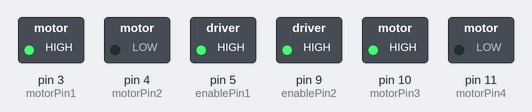
Recording of a sketch running on a simulated Arduino Uno, built with avr-gcc and run on an emulated ATmega328P. Shown: switched loads named in the sketch (green lamp = pin HIGH). What the sketch prints to the serial monitor is not drawn.

Above: at 0.1 s.
Timing chart, 0 to 1.6 s (numbered marks = the images above):
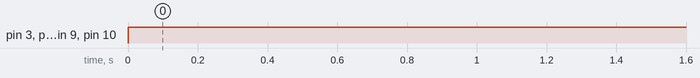

Measured:
- by itself, pin 3 (motorPin1), pin 5 (enablePin1), pin 9 (enablePin2), pin 10 (motorPin3): LOW → HIGH at 0.00 s

The sketch:

EncodedMotorForwardMove.ino
```cpp
// Motor1 control pins
const int motorPin1 = 3; // IN1 on L293D
const int motorPin2 = 4; // IN2 on L293D
const int enablePin1 = 5; // EN1 on L293D
// Motor2 control pins
const int motorPin3 = 10; // IN3 on L293D
const int motorPin4 = 11; // IN4 on L293D
const int enablePin2 = 9; // EN2 on L293D

// Encoder pins
const int motor1_encoderA = 6;
const int motor1_encoderB = 2;
const int motor2_encoderA = 8;
const int motor2_encoderB = 12;

// Encoder counts
volatile long motor1_position = 0;
volatile long motor2_position = 0;

// For counting time increments
enum {stop, moveForward, moveRight, moveLeft, moveBackward};
unsigned char roboState;

void setup() {
  // Set motor1 control pins as outputs
  pinMode(motorPin1, OUTPUT);
  pinMode(motorPin2, OUTPUT);
  pinMode(enablePin1, OUTPUT);

  // Set motor2 control pins as outputs
  pinMode(motorPin3, OUTPUT);
  pinMode(motorPin4, OUTPUT);
  pinMode(enablePin2, OUTPUT);

  // Encoder pins as inputs
  pinMode(motor1_encoderA, INPUT);
  pinMode(motor1_encoderB, INPUT);
  pinMode(motor2_encoderA, INPUT);
  pinMode(motor2_encoderB, INPUT);

  // Attach interrupts for encoders
  attachInterrupt(digitalPinToInterrupt(motor1_encoderA), updateMotorA, CHANGE);
  attachInterrupt(digitalPinToInterrupt(motor2_encoderA), updateMotorB, CHANGE);

  // Ensure motor1 is off at the start
  digitalWrite(motorPin1, LOW);
  digitalWrite(motorPin2, LOW);
  //digitalWrite(enablePin1, HIGH); // Enable the motor driver

  // Ensure motor2 is off at the start
  digitalWrite(motorPin3, LOW);
  digitalWrite(motorPin4, LOW);
  //digitalWrite(enablePin2, HIGH); // Enable the motor driver

  // Start Serial communication for debugging
  Serial.begin(9600);

  roboState = moveForward;
}

void loop() {
    // Example: Move both motors forward at full speed
  analogWrite(enablePin1, 255); // Full speed
  analogWrite(enablePin2, 255); // Full speed
  // Rotate motor1 forward
  digitalWrite(motorPin1, HIGH);
  digitalWrite(motorPin2, LOW);

  // Rotate motor2 forward
  digitalWrite(motorPin3, HIGH);
  digitalWrite(motorPin4, LOW);

  // Print encoder positions to Serial Monitor
  Serial.print("Motor A Position: ");
  Serial.println(motor1_position);
  Serial.print("Motor B Position: ");
  Serial.println(motor2_position);

  delay(500); // Adjust delay as needed
}

void updateMotorA() {
  int stateA = digitalRead(motor1_encoderA);
  int stateB = digitalRead(motor1_encoderB);

  if (stateA == stateB) {
    motor1_position++;
  } else {
    motor1_position--;
  }
}

void updateMotorB() {
  int stateA = digitalRead(motor2_encoderA);
  int stateB = digitalRead(motor2_encoderB);

  if (stateA == stateB) {
    motor2_position++;
  } else {
    motor2_position--;
  }
}
```
